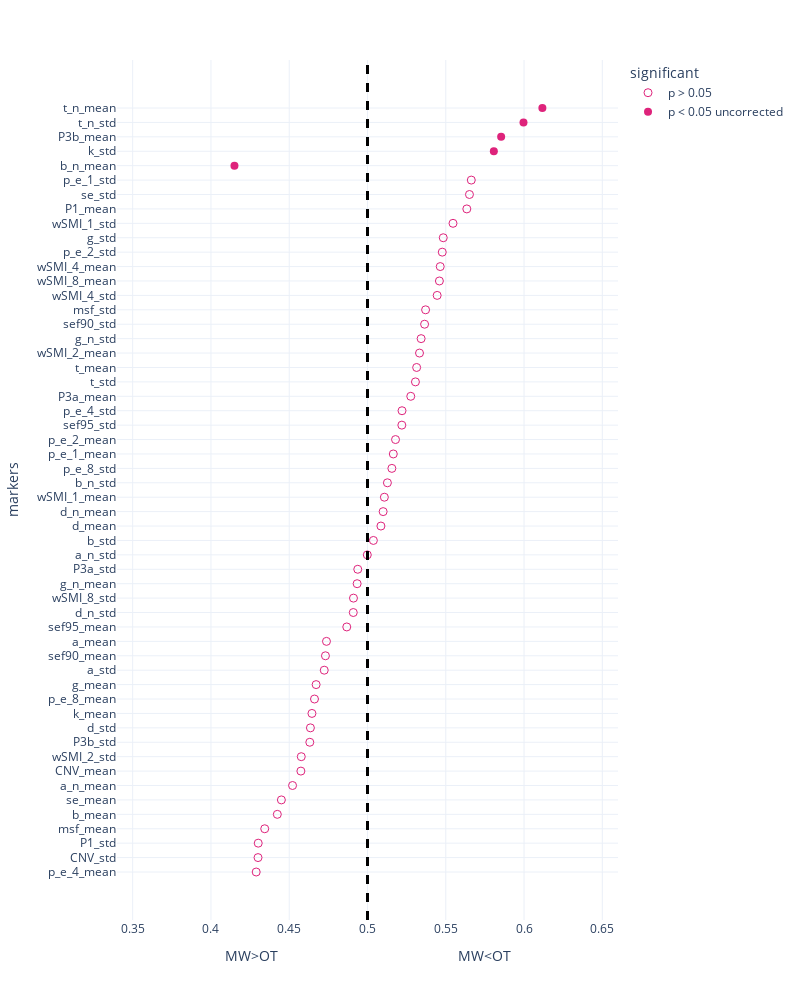

Notebook cell for this chart:
### Code cell
segment_mind_roc = pd.read_csv('Data/univariate_roc_mind_segment.csv')
fig = px.scatter(segment_mind_roc.sort_values(by = 'AUC'),x = 'AUC', y = 'markers', template = "plotly_white", symbol = 'significant', 
                 symbol_sequence = ['circle-open','circle','hexagram' ],
#                  color = 'significant',
                 color_discrete_sequence = [pink, green,orange, pink], 
                 
                 category_orders = {'significant': ['p > 0.05','p < 0.05 uncorrected', 'p < 0.05 FDR corrected']},
                 labels = {'AUC': 'MW>OT                                             MW<OT'}
                )
fig.add_vline(x=0.5, line_width=3, line_dash="dash", line_color="black")
fig.update_traces(marker=dict(size = 8))

fig.update_layout(
    autosize=False,
    width=800,
    height=1000,
    xaxis= {'range': (0.34, 0.66)},
    yaxis = {
            'showticklabels': True,
            'tickmode': 'linear',
        }
    
)
fig.show()
# pio.write_json(fig, 'Figs/univariate_roc_mw_segment.plotly')
# fig.write_image('Figs/univariate_roc_mw_segment.png')

### Figure 1 — Plotly figure (JSON) as saved in the notebook; plotly's stock layout.template omitted (floating-point values rounded to 4 significant figures)
{"data": [{"hovertemplate": "significant=p > 0.05<br>MW>OT                                             MW<OT=%{x}<br>markers=%{y}<extra></extra>", "legendgroup": "p > 0.05", "marker": {"color": "#DE237B", "size": 8, "symbol": "circle-open"}, "mode": "markers", "name": "p > 0.05", "orientation": "h", "showlegend": true, "type": "scatter", "x": [0.4289, 0.4301, 0.4302, 0.4344, 0.4424, 0.445, 0.4521, 0.4574, 0.4577, 0.4632, 0.4635, 0.4645, 0.4661, 0.4672, 0.4724, 0.4731, 0.4738, 0.4868, 0.4909, 0.491, 0.4934, 0.4938, 0.4999, 0.5038, 0.5086, 0.51, 0.5108, 0.5127, 0.5156, 0.5165, 0.5179, 0.5219, 0.5221, 0.5276, 0.5306, 0.5314, 0.5332, 0.5343, 0.5365, 0.5371, 0.5445, 0.5459, 0.5464, 0.5477, 0.5484, 0.5546, 0.5634, 0.5651, 0.5663], "xaxis": "x", "y": ["p_e_4_mean", "CNV_std", "P1_std", "msf_mean", "b_mean", "se_mean", "a_n_mean", "CNV_mean", "wSMI_2_std", "P3b_std", "d_std", "k_mean", "p_e_8_mean", "g_mean", "a_std", "sef90_mean", "a_mean", "sef95_mean", "d_n_std", "wSMI_8_std", "g_n_mean", "P3a_std", "a_n_std", "b_std", "d_mean", "d_n_mean", "wSMI_1_mean", "b_n_std", "p_e_8_std", "p_e_1_mean", "p_e_2_mean", "sef95_std", "p_e_4_std", "P3a_mean", "t_std", "t_mean", "wSMI_2_mean", "g_n_std", "sef90_std", "msf_std", "wSMI_4_std", "wSMI_8_mean", "wSMI_4_mean", "p_e_2_std", "g_std", "wSMI_1_std", "P1_mean", "se_std", "p_e_1_std"], "yaxis": "y"}, {"hovertemplate": "significant=p < 0.05 uncorrected<br>MW>OT                                             MW<OT=%{x}<br>markers=%{y}<extra></extra>", "legendgroup": "p < 0.05 uncorrected", "marker": {"color": "#DE237B", "size": 8, "symbol": "circle"}, "mode": "markers", "name": "p < 0.05 uncorrected", "orientation": "h", "showlegend": true, "type": "scatter", "x": [0.415, 0.5807, 0.5854, 0.5996, 0.6117], "xaxis": "x", "y": ["b_n_mean", "k_std", "P3b_mean", "t_n_std", "t_n_mean"], "yaxis": "y"}], "layout": {"autosize": false, "height": 1000, "legend": {"title": {"text": "significant"}, "tracegroupgap": 0}, "margin": {"t": 60}, "shapes": [{"line": {"color": "black", "dash": "dash", "width": 3}, "type": "line", "x0": 0.5, "x1": 0.5, "xref": "x", "y0": 0, "y1": 1, "yref": "y domain"}], "width": 800, "xaxis": {"anchor": "y", "domain": [0, 1], "range": [0.34, 0.66], "title": {"text": "MW>OT                                             MW<OT"}, "type": "linear"}, "yaxis": {"anchor": "x", "autorange": true, "domain": [0, 1], "range": [-3.33, 56.33], "showticklabels": true, "tickmode": "linear", "title": {"text": "markers"}, "type": "category"}}}
